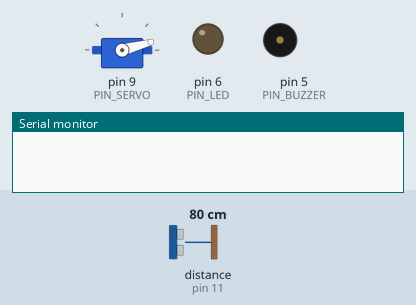
Recording of a sketch running on a simulated Arduino Uno, built with avr-gcc and run on an emulated ATmega328P. Parts: servo, output pins drawn as LEDs (lit = HIGH), buzzer (waves = sounding), the last lines printed to the serial monitor. Wiring (inferred from the names in the program): ultrasonic range finder: trigger pin 10; echo pin 11. Dashed ring = blinking. The test bench sets the inputs (shaded band); at power-on: distance to the obstacle (sensor on pin 11) 80 cm. The echo pulse lasts 58.3 µs per cm; pins used as bus, display or sensor lines are not drawn.

Above: at 0.1 s.
1.8 s: distance to the obstacle (sensor on pin 11) set to 2 cm
At 2.8 s:
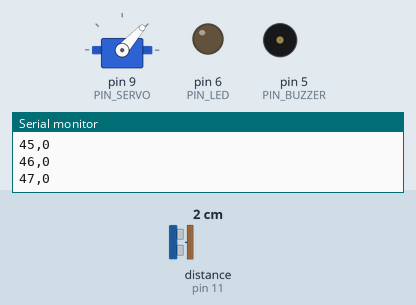
4.8 s: distance to the obstacle (sensor on pin 11) set to 5 cm
At 5.84 s:
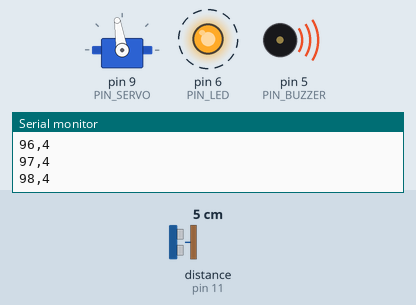
At 8.3 s:
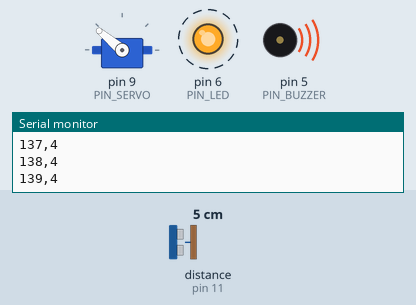
Timing chart, 0 to 19.0 s (numbered marks = the images above; inputs shaded):
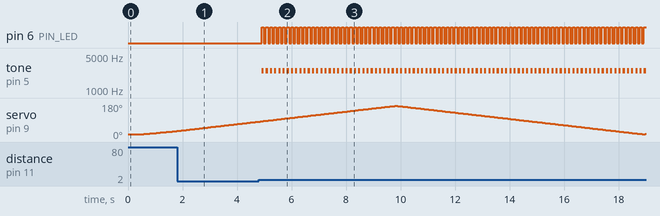

The sketch:

sonar_radar.ino
```cpp
/*
  Ultrasonic Sonar / Radar
  Arduino Uno + HC-SR04 + SG90 servo + red LED + buzzer

  Wiring:
    Servo signal (orange/yellow) -> D9    | red -> 5V | brown/black -> GND
    HC-SR04 TRIG                 -> D10   | VCC -> 5V | GND -> GND
    HC-SR04 ECHO                 -> D11
    LED anode (long leg)         -> 220 Ohm resistor -> D6, cathode -> GND
    Buzzer (+)                   -> D5,   buzzer (-) -> GND

  Serial output (9600 baud), one line per step:  "angle,distance\n"
  distance = 0 means "no echo / out of range".
*/

#include <Servo.h>

// ---------- Pins ----------
const uint8_t PIN_SERVO  = 9;
const uint8_t PIN_TRIG   = 10;
const uint8_t PIN_ECHO   = 11;
const uint8_t PIN_LED    = 6;
const uint8_t PIN_BUZZER = 5;

// ---------- Settings ----------
#define BUZZER_PASSIVE 1          // 1 = passive buzzer (needs tone), 0 = active buzzer (beeps on its own with DC)

const int ANGLE_MIN       = 15;   // sweep limits in degrees
const int ANGLE_MAX       = 165;
const int STEP_DELAY_MS   = 30;   // time for the servo to move 1 degree
const int ALARM_DIST_CM   = 20;   // LED + buzzer trigger below this distance
const unsigned long ALARM_HOLD_MS = 600; // keep alarm on this long after the last close detection
const unsigned int  BUZZ_FREQ_HZ  = 2500;

// ---------- State ----------
Servo servo;
unsigned long alarmUntil = 0;
unsigned long lastToggle = 0;
int  alarmDist = ALARM_DIST_CM;
bool outputOn  = false;

// ---------------------------------------------------------------

void setup() {
  pinMode(PIN_TRIG, OUTPUT);
  pinMode(PIN_ECHO, INPUT);
  pinMode(PIN_LED, OUTPUT);
  pinMode(PIN_BUZZER, OUTPUT);
  digitalWrite(PIN_TRIG, LOW);

  Serial.begin(9600);
  servo.attach(PIN_SERVO);
  servo.write(ANGLE_MIN);
  delay(500);
}

void loop() {
  for (int a = ANGLE_MIN; a <= ANGLE_MAX; a++) scanStep(a);
  for (int a = ANGLE_MAX; a >= ANGLE_MIN; a--) scanStep(a);
}

// One step of the sweep: move, measure, report, update alarm
void scanStep(int angle) {
  servo.write(angle);
  waitWithAlarm(STEP_DELAY_MS);

  int d = readDistanceCm();

  // Alarm only if 2 consecutive steps see something close
  static uint8_t closeCount = 0;
  if (d > 0 && d <= ALARM_DIST_CM) {
    if (closeCount < 255) closeCount++;
  } else {
    closeCount = 0;
  }
  if (closeCount >= 2) {
    alarmUntil = millis() + ALARM_HOLD_MS;
    alarmDist = d;
  }

  Serial.print(angle);
  Serial.print(',');
  Serial.println(d);

  updateAlarm();
}

// Filtered distance: median of 3 pings, rejects single random spikes.
// Returns cm, 0 if no valid echo.
int readDistanceCm() {
  int r[3];
  for (int i = 0; i < 3; i++) {
    r[i] = pingOnceCm();
    waitWithAlarm(10);              // let old echoes die out before the next ping
  }
  // sort 3 values, take the middle one
  if (r[0] > r[1]) { int t = r[0]; r[0] = r[1]; r[1] = t; }
  if (r[1] > r[2]) { int t = r[1]; r[1] = r[2]; r[2] = t; }
  if (r[0] > r[1]) { int t = r[0]; r[0] = r[1]; r[1] = t; }
  int d = r[1];
  if (d < 3 || d > 400) return 0;   // outside the HC-SR04's reliable range
  return d;
}

// Single raw ping, 0 if no echo (timeout ~25 ms => ~4 m)
int pingOnceCm() {
  digitalWrite(PIN_TRIG, LOW);
  delayMicroseconds(2);
  digitalWrite(PIN_TRIG, HIGH);
  delayMicroseconds(10);
  digitalWrite(PIN_TRIG, LOW);

  unsigned long t = pulseIn(PIN_ECHO, HIGH, 25000UL);
  if (t == 0) return 0;
  return (int)(t / 58UL);          // t[us] * 0.0343 cm/us / 2
}

// Delay that keeps the beeping/blinking responsive
void waitWithAlarm(unsigned long ms) {
  unsigned long start = millis();
  while (millis() - start < ms) updateAlarm();
}

// Blink LED + beep, faster the closer the object is
void updateAlarm() {
  unsigned long now = millis();

  if ((long)(alarmUntil - now) > 0) {
    int dc = constrain(alarmDist, 2, ALARM_DIST_CM);
    unsigned long interval = map(dc, 2, ALARM_DIST_CM, 50, 300);
    if (now - lastToggle >= interval) {
      lastToggle = now;
      outputOn = !outputOn;
      setOutputs(outputOn);
    }
  } else if (outputOn) {
    outputOn = false;
    setOutputs(false);
  }
}

void setOutputs(bool on) {
  digitalWrite(PIN_LED, on ? HIGH : LOW);
#if BUZZER_PASSIVE
  if (on) tone(PIN_BUZZER, BUZZ_FREQ_HZ);
  else    noTone(PIN_BUZZER);
#else
  digitalWrite(PIN_BUZZER, on ? HIGH : LOW);
#endif
}
```

Measured:
- the behaviour switches between 3 and 4 cm on distance to the obstacle (sensor on pin 11) (found by bisection; images 1 and 2)
- after the input at 4.8 s, pin 6 (PIN_LED): alternates HIGH for 0.08 s and LOW for 0.08 s, starting after 0.11 s; tone on pin 5 (PIN_BUZZER): alternates 2500 Hz for 0.08 s and silent for 0.08 s, starting after 0.11 s
